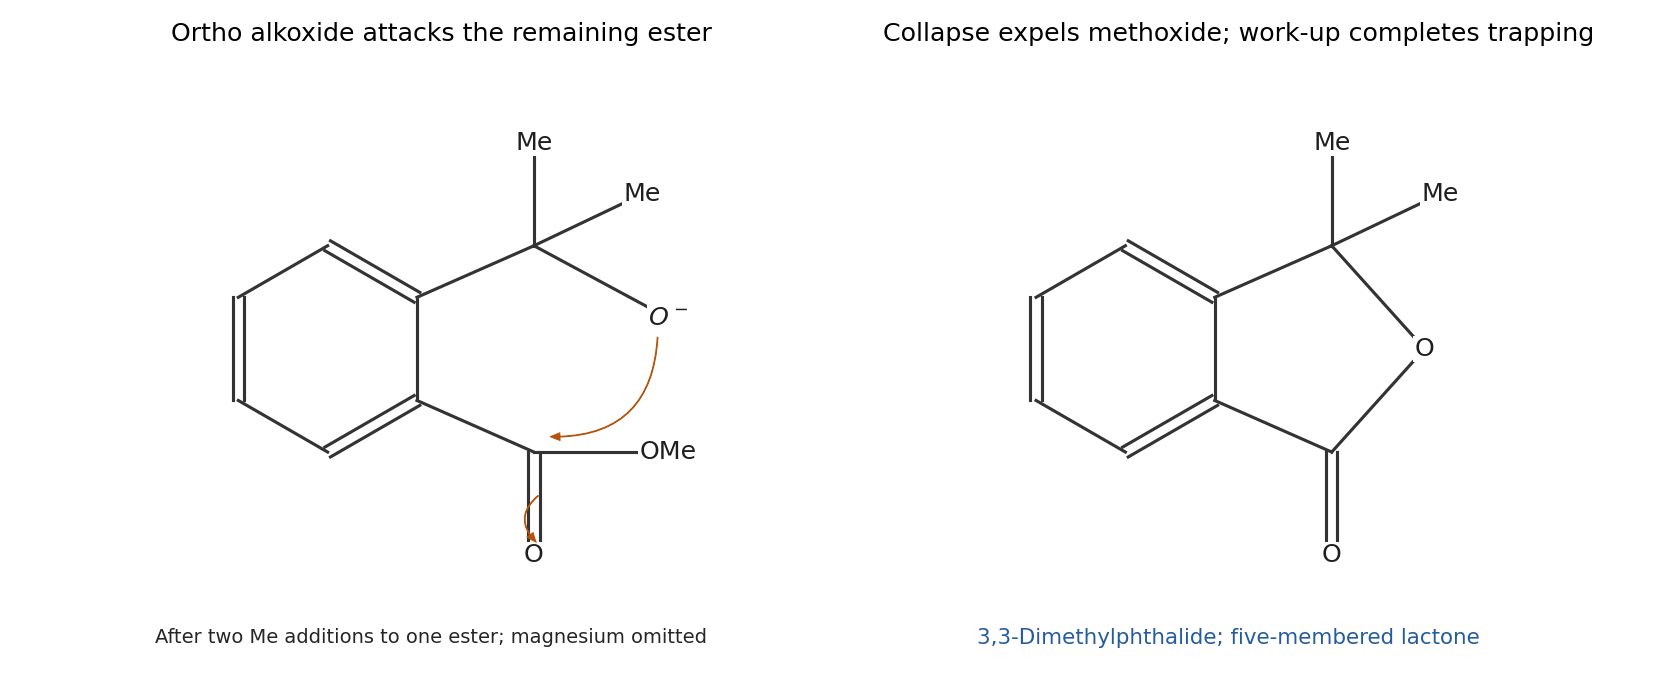

This chart was generated by the following Python code:
"""Original solution schematic; Python 3.14, numpy 2.3.5, matplotlib 3.10.7.
Writes its own PNG basename to the current working directory.
"""
from pathlib import Path
import sys
for candidate in Path(__file__).resolve().parents:
    if (candidate / 'tools' / 'chemistry_diagram.py').exists():
        sys.path.insert(0, str(candidate))
        break
import numpy as np
import matplotlib.pyplot as plt
from matplotlib.patches import FancyArrowPatch, Circle
from tools.chemistry_diagram import atom, bond, ring, wedge, curly, flow, finish, save, BLUE, ORANGE, GREEN

def txt(ax,x,y,s,size=11,color='0.15',ha='center'):
    ax.text(x,y,s,ha=ha,va='center',fontsize=size,color=color)
def couple(ax,a,b,label,rad=.3,offset=(0,0)):
    ax.add_patch(FancyArrowPatch(a,b,connectionstyle=f'arc3,rad={rad}',arrowstyle='<->',mutation_scale=10,color=BLUE,lw=1.3))
    m=(np.asarray(a)+np.asarray(b))/2+np.asarray(offset)
    txt(ax,*m,label,10,BLUE)
def benzene(ax,c=(0,0),scale=1):
    t=np.deg2rad([30,90,150,210,270,330]);pts=np.column_stack([np.cos(t),np.sin(t)])*scale+np.asarray(c)
    ring(ax,pts,{0:2,2:2,4:2});return pts
def carbonyl(ax,c,left,right,oxy='O',tetra=False,down=None):
    x,y=c;o=(x,y+1);bond(ax,c,o,1 if tetra else 2);atom(ax,o,oxy)
    for q,label in [(left[0],left[1]),(right[0],right[1])]:bond(ax,c,q);atom(ax,q,label)
    if down:bond(ax,c,down[0]);atom(ax,down[0],down[1])
    return o

fig,axs=plt.subplots(1,2,figsize=(12,5))
for i,ax in enumerate(axs):
    pts=benzene(ax)
    top=pts[0];bottom=pts[5];u=(2,1);v=(2,-1)
    bond(ax,top,u);bond(ax,bottom,v)
    bond(ax,u,(2,2));atom(ax,(2,2),'Me');bond(ax,u,(3.05,1.5));atom(ax,(3.05,1.5),'Me')
    bond(ax,v,(2,-2),2);atom(ax,(2,-2),'O')
    if i==0:
        bond(ax,u,(3.3,.3));atom(ax,(3.3,.3),r'$O^-$')
        bond(ax,v,(3.3,-1));atom(ax,(3.3,-1),'OMe')
        curly(ax,(3.2,.15),(2.12,-.85),rad=-.5);curly(ax,(2.07,-1.4),(2.05,-1.9),rad=.6)
        txt(ax,1,-2.8,'After two Me additions to one ester; magnesium omitted',10)
        title='Ortho alkoxide attacks the remaining ester'
    else:
        o=(2.9,0);bond(ax,u,o);bond(ax,o,v);atom(ax,o,'O')
        txt(ax,1,-2.8,'3,3-Dimethylphthalide; five-membered lactone',11,BLUE)
        title='Collapse expels methoxide; work-up completes trapping'
    finish(ax,(-1.8,4),(-3.2,2.8),title)
fig.tight_layout()

save(fig, 'paper-1-phthalide-mechanism.png')
